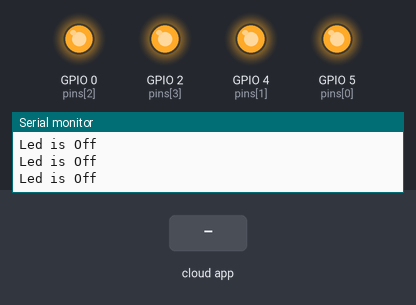
A sketch run on a simulated ESP8266 (NodeMCU). On the bench: output pins drawn as LEDs (lit = HIGH), the last lines printed to the serial monitor. Inputs (shaded band) come from the test bench. WiFi joins after 1.5 s; servers stay silent unless stated; the Firebase database answers and starts empty.

Above: at 2.7 s.
2.8 s: the phone or cloud app sets value to 1
At 3.2 s:
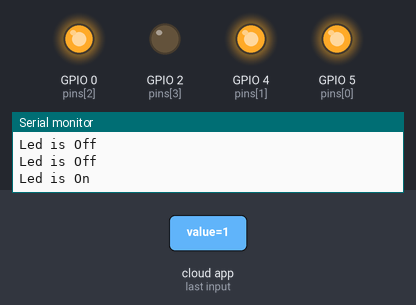
4.4 s: the phone or cloud app sets value to 0
At 5.7 s:
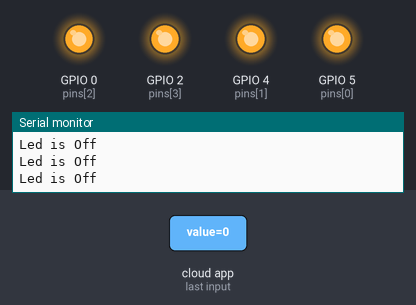
Timing chart, 0 to 7.4 s (numbered marks = the images above; inputs shaded):
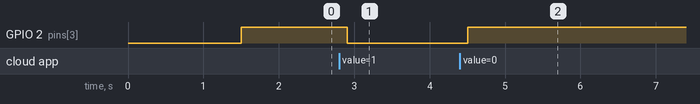

The sketch:

roomAutoRelay.ino
```cpp
#include <ESP8266WiFi.h>
#include "FirebaseESP8266.h"


int pins[]= { 5,4,0,2 };
int countPins = 4;

#define WIFI_SSID ""/////////ENTER WIFI SSID,PASSWORD, FIREBASE  DATABASE LINK, DATABASE SECRET KEY////////////
#define WIFI_PASSWORD ""
#define FIREBASE_HOST ""
#define FIREBASE_AUTH ""

FirebaseData firebaseData;

void setup() {

  Serial.begin(115200);
  WiFi.begin(WIFI_SSID, WIFI_PASSWORD);
  Serial.print("Connecting to Wi-Fi");
  while (WiFi.status() != WL_CONNECTED)
  {
    Serial.print(".");
    delay(300);
  }
  Serial.println();
  Serial.print("Connected with IP: ");
  Serial.println(WiFi.localIP());
  Serial.println();

  Firebase.begin(FIREBASE_HOST, FIREBASE_AUTH);
  Firebase.reconnectWiFi(true);

  //Set database read timeout to 1 minute (max 15 minutes)
  Firebase.setReadTimeout(firebaseData, 1000 * 60);


for(int i = 0; i< countPins; i++){

  pinMode( pins[i],OUTPUT);
}


for(int j = 0; j< countPins; j++){

 digitalWrite(pins[j], HIGH);
 }


}

void loop() {


    for(int fpins = 0; fpins< countPins; fpins++){


        if (Firebase.getInt(firebaseData,"/light"+String(int(fpins+1))+"/value"))
        {
           int val = (firebaseData.intData());
           if (val == 1)
          {
              digitalWrite(pins[fpins],LOW);
              Serial.println("Led is On");
          }
        else
        {
              digitalWrite(pins[fpins], HIGH);
              Serial.println("Led is Off");
        }

      }

    }


    delay(200);
  // put your main code here, to run repeatedly:

}
```

Measured:
- after the input at 2.8 s, GPIO 2 (pins[3]): HIGH → LOW after 0.10 s
- after the input at 4.4 s, GPIO 2 (pins[3]): LOW → HIGH after 0.11 s
